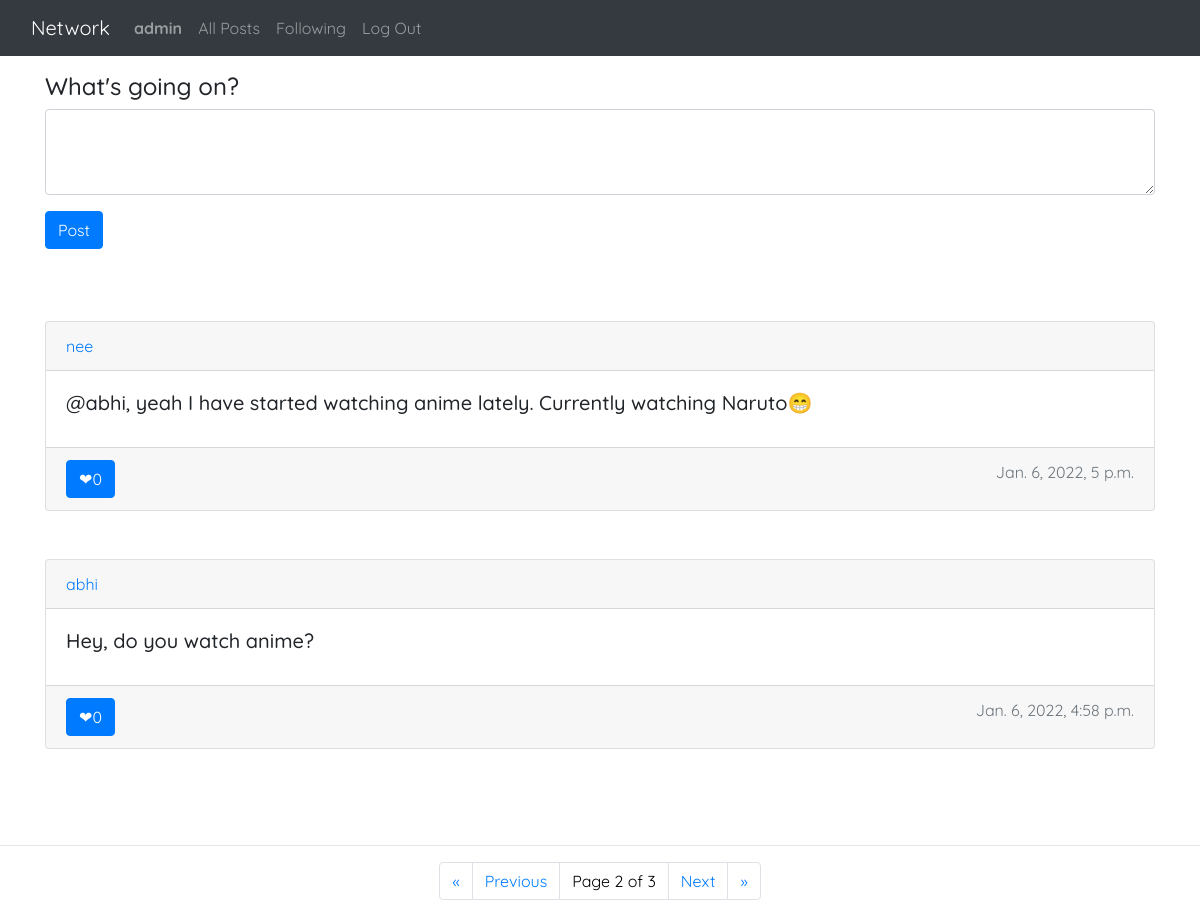
/?page=2 (signed in), run on the app's committed database.
### network/models.py (models this page shows, shortened)
class User(AbstractUser):
    pass

class Post(models.Model):
    user = models.ForeignKey('User', on_delete = models.CASCADE, related_name = "author")
    content = models.CharField(max_length = 255)
    date = models.DateTimeField(default = timezone.now)
    likes = models.IntegerField(default = 0)

### network/views.py (the view, shortened to what this page needs)
# urls.py: path("", views.index, name="index"),
def index(request):
    if request.method == "GET":
        posts = Post.objects.all().order_by('-date')
        paginator = Paginator(posts, 2)
        page_number = request.GET.get('page')
        page_obj = paginator.get_page(page_number)
        print("\n\n", page_obj,"\n\n")
        return render(request, "network/index.html", {
            "posts":posts,
            'page_obj': page_obj
        })
    return render(request, "network/index.html")

### network/templates/network/index.html (shortened to what this page needs)
{% extends "network/layout.html" %}
{% block body %}
    {% if user.is_authenticated %}
        <div class="container my-3">
            <form action="{% url 'index' %}" method="post">
                <div class="form-group">
                    <label class="h4" for="content">What's going on?</label>
                    <textarea class="form-control" id="content" rows="3" name="content"></textarea>
                </div>
                <button type="submit" class="btn btn-primary">Post</button>
                <br><br>
            </form>
        </div>
    {% endif %}
    <div class="container my-5">
        {% for post in page_obj %}
            <div class="card ">
                <div class="card-header">
                    <a href="{% url 'profile' post.user %}">{{post.user.username}}</a>
                </div>
                <div class="card-body">
                    <h5 class="card-title">{{ post.content }}</h5>
                </div>
                <div class="card-footer text-muted" >
                    <a href="#" class="btn btn-primary" style="float: left;"><span >&#x2764;</span>{{post.likes}}</a>
                    <span style="float: right;">{{ post.date }}</span>
                </div>
            </div>
            <br><br>
       {% endfor %}
    </div>
    <hr>
    <ul class="pagination justify-content-center">
        {% if page_obj.has_previous %}
        <li class="page-item ">
            <a class="page-link" href="?page=1">&laquo;</a>
        </li>
        <li class="page-item">
            <a class="page-link" href="?page={{ page_obj.previous_page_number }}">Previous</a>
        </li>
        {% endif %}
        <li class="current page-item">
            <span class="page-link" style="color: black;">Page {{ page_obj.number }} of {{ page_obj.paginator.num_pages }}</span>
        </li>
        {% if page_obj.has_next %}
            <li class="page-item">
                <a class="page-link" href="?page={{ page_obj.next_page_number }}">Next</a>
            </li>
            <li class="page-item">
                <a class="page-link" href="?page={{ page_obj.paginator.num_pages }}"> &raquo;</a>
            </li>
        {% endif %}
      </ul>
{% endblock %}

### network/templates/network/layout.html (shortened to what this page needs)
{% load static %}
<!DOCTYPE html>
<html lang="en">
    <head>
        <link rel="stylesheet" href="https://stackpath.bootstrapcdn.com/bootstrap/4.4.1/css/bootstrap.min.css">
        <link href="{% static 'network/styles.css' %}" rel="stylesheet">
    </head>
    <body>
        <nav class="navbar navbar-expand-lg navbar-dark bg-dark">
            <div class="container-fluid">
                <a class="navbar-brand" href="{% url 'index' %}">Network</a>
                <div class="collapse navbar-collapse" id="navbarSupportedContent">
                    <ul class="navbar-nav">
                        {% if user.is_authenticated %}
                            <li class="nav-item">
                                <a class="nav-link" href="{% url 'profile' user %}"><strong>{{ user.username }}</strong></a>
                            </li>
                        {% endif %}
                        <li class="nav-item">
                        <a class="nav-link" href="{% url 'index' %}">All Posts</a>
                        </li>
                        {% if user.is_authenticated %}
                            <li class="nav-item">
                                <a class="nav-link" href="{% url 'following' %}">Following</a>
                            </li>
                            <li class="nav-item">
                                <a class="nav-link" href="{% url 'logout' %}">Log Out</a>
                            </li>
                        {% endif %}
                    </ul>
                </div>
            </div>
        </nav>
        <div class="body">
            {% block body %}
            {% endblock %}
        </div>
    </body>
</html>

### network/static/network/styles.css (style rules this page uses)
* { font-family: 'Quicksand', sans-serif; }

### data on the page
User: username "admin"
Post: user.username "nee", content "@abhi, yeah I have started watching anime lately. Currently watching Naruto😁", likes "0", date "Jan. 6, 2022, 5 p.m."
Post: user.username "abhi", content "Hey, do you watch anime?", likes "0", date "Jan. 6, 2022, 4:58 p.m."

### other printed values
{{ page_obj.number }} "2"
{{ page_obj.paginator.num_pages }} "3"
